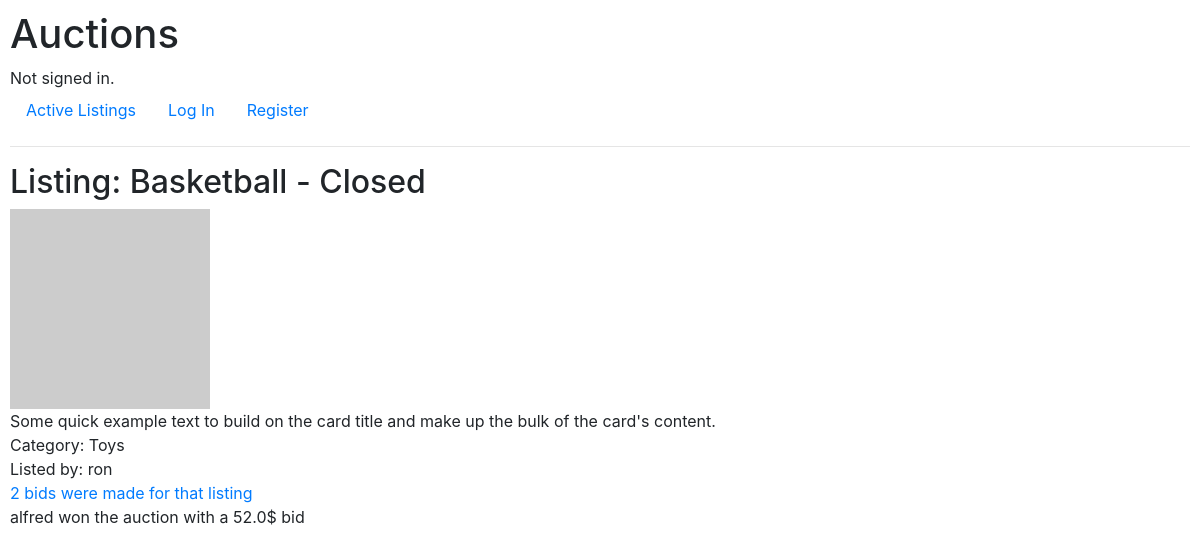
/listing/1, run on the app's committed database.
### auctions/models.py (models this page shows, shortened)
class Listing(models.Model):
    creator_id = models.ForeignKey(User, on_delete=models.CASCADE, related_name="listing_items")
    title = models.CharField(max_length=20)
    description = models.TextField(max_length=200)
    initial_bid = models.FloatField()
    image_url = models.URLField()
    category = models.CharField(choices=CATEGORIES, max_length=20)
    is_closed = models.BooleanField(default=False)
    watchlist_users = models.ManyToManyField(User, blank=True, related_name="watchlist")

class User(AbstractUser):
    pass

### auctions/views.py (the view, shortened to what this page needs)
# urls.py: path("listing/<int:listing_id>", views.listing_page, name="listing_page"),
def listing_page(request, listing_id):
    current_listing = Listing.objects.get(id=listing_id)
    highest_bid = None
    number_of_biddings = 0
    highest_bidder = None
    user_is_creator = False
    add_to_watchlist = False
    if current_listing.biddings.exists():
        no_bids = False
        aggregate_result = current_listing.biddings.all().aggregate(Count("id"), Max("bid_value"))
        highest_bid = aggregate_result["bid_value__max"]
        number_of_biddings = aggregate_result["id__count"]
        highest_bidder = current_listing.biddings.get(bid_value=highest_bid).user_id
    else:
        no_bids = True
    if current_listing.is_closed == True:
        return render(request, "auctions/closed_listing_page.html", {
            "current_listing": current_listing,
            "no_bids": no_bids,
            "highest_bid": highest_bid,
            "number_of_biddings" : number_of_biddings,
            "highest_bidder": highest_bidder
        })

### auctions/templates/auctions/closed_listing_page.html
{% extends "auctions/layout.html" %}
{% block body %}
    <h2>Listing: {{ current_listing.title }} - Closed</h2>
    <img src="{{ current_listing.image_url }}" alt="{{ current_listing.title }}">
    <div>{{ current_listing.description }}</div>
    <div>Category: {{ current_listing.category }}</div>
    <div>Listed by: {{ current_listing.creator_id }}</div>
    {% if no_bids %}
        <div>No bids were made for this listing</div>
    {% else %}
        {% if number_of_biddings == 1 %}
            <a href="{% url 'auctions:bids_details' current_listing.id %}">1 bid was made for that listing</a>
        {% else %}
            <a href="{% url 'auctions:bids_details' current_listing.id %}">{{ number_of_biddings }} bids were made for that listing</a>
        {% endif %}
        {% if user == highest_bidder %}
            <div>Congrats {{ user }}, you won the auction!</div>
        {% else %}
            <div>{{ highest_bidder }} won the auction with a {{ highest_bid }}$ bid</div>
        {% endif %}
    {% endif %}
{% endblock %}

### auctions/static/auctions/styles.css (style rules this page uses)
body { padding: 10px; }

### data on the page
Listing: title "Basketball", description "Some quick example text to build on the card title and make up the bulk of the card's content.", category "Toys", creator_id "ron"
User: username "alfred"

### other printed values
{{ number_of_biddings }} "2"
{{ highest_bid }} "52.0"
